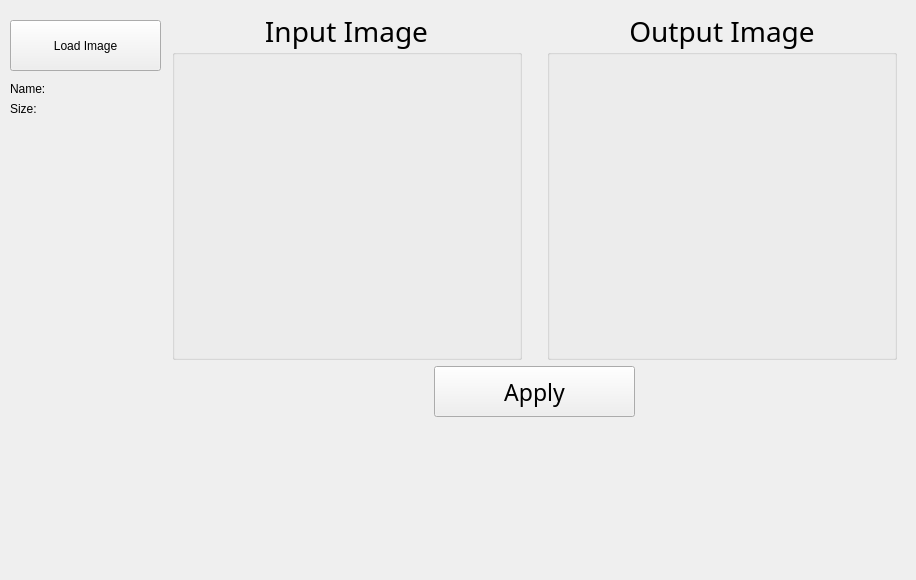
       <widget class="QWidget" name="tab">
        <attribute name="title">
         <string>SIFT</string>
        </attribute>
        <widget class="QWidget" name="gridLayoutWidget_8">
         <property name="geometry">
          <rect>
           <x>10</x>
           <y>10</y>
           <width>897</width>
           <height>561</height>
          </rect>
         </property>
         <layout class="QGridLayout" name="gridLayout_21">
          <item row="1" column="1">
           <spacer name="horizontalSpacer_20">
            <property name="orientation">
             <enum>Qt::Horizontal</enum>
            </property>
            <property name="sizeType">
             <enum>QSizePolicy::Maximum</enum>
            </property>
            <property name="sizeHint" stdset="0">
             <size>
              <width>5</width>
              <height>20</height>
             </size>
            </property>
           </spacer>
          </item>
          <item row="1" column="3">
           <spacer name="horizontalSpacer_21">
            <property name="orientation">
             <enum>Qt::Horizontal</enum>
            </property>
            <property name="sizeType">
             <enum>QSizePolicy::Maximum</enum>
            </property>
            <property name="sizeHint" stdset="0">
             <size>
              <width>10</width>
              <height>20</height>
             </size>
            </property>
           </spacer>
          </item>
          <item row="1" column="2">
           <layout class="QGridLayout" name="gridLayout_22">
            <item row="0" column="1">
             <layout class="QHBoxLayout" name="horizontalLayout_11">
              <item>
               <widget class="QGroupBox" name="groupBox_19">
                <property name="minimumSize">
                 <size>
                  <width>350</width>
                  <height>350</height>
                 </size>
                </property>
                <property name="maximumSize">
                 <size>
                  <width>350</width>
                  <height>350</height>
                 </size>
                </property>
                <property name="font">
                 <font>
                  <family>Bahnschrift</family>
                  <pointsize>21</pointsize>
                 </font>
                </property>
                <property name="title">
                 <string>Input Image</string>
                </property>
                <property name="alignment">
                 <set>Qt::AlignCenter</set>
                </property>
                <property name="flat">
                 <bool>false</bool>
                </property>
                <widget class="ImageView" name="siftInput" native="true">
                 <property name="geometry">
                  <rect>
                   <x>30</x>
                   <y>40</y>
                   <width>301</width>
                   <height>301</height>
                  </rect>
                 </property>
                 <property name="sizePolicy">
                  <sizepolicy hsizetype="Fixed" vsizetype="Fixed">
                   <horstretch>0</horstretch>
                   <verstretch>0</verstretch>
                  </sizepolicy>
                 </property>
                 <property name="minimumSize">
                  <size>
                   <width>301</width>
                   <height>301</height>
                  </size>
                 </property>
                 <property name="maximumSize">
                  <size>
                   <width>301</width>
                   <height>301</height>
                  </size>
                 </property>
                </widget>
               </widget>
              </item>
              <item>
               <spacer name="horizontalSpacer_22">
                <property name="orientation">
                 <enum>Qt::Horizontal</enum>
                </property>
                <property name="sizeHint" stdset="0">
                 <size>
                  <width>5</width>
                  <height>20</height>
                 </size>
                </property>
               </spacer>
              </item>
              <item>
               <widget class="QGroupBox" name="groupBox_20">
                <property name="sizePolicy">
                 <sizepolicy hsizetype="Fixed" vsizetype="Fixed">
                  <horstretch>0</horstretch>
                  <verstretch>0</verstretch>
                 </sizepolicy>
                </property>
                <property name="minimumSize">
                 <size>
                  <width>350</width>
                  <height>350</height>
                 </size>
                </property>
                <property name="maximumSize">
                 <size>
                  <width>350</width>
                  <height>350</height>
                 </size>
                </property>
                <property name="font">
                 <font>
                  <family>Bahnschrift</family>
                  <pointsize>21</pointsize>
                 </font>
                </property>
                <property name="title">
                 <string>Output Image</string>
                </property>
                <property name="alignment">
                 <set>Qt::AlignCenter</set>
                </property>
                <widget class="ImageView" name="siftOutput" native="true">
                 <property name="geometry">
                  <rect>
                   <x>30</x>
                   <y>40</y>
                   <width>301</width>
                   <height>301</height>
                  </rect>
                 </property>
                 <property name="sizePolicy">
                  <sizepolicy hsizetype="Fixed" vsizetype="Fixed">
                   <horstretch>0</horstretch>
                   <verstretch>0</verstretch>
                  </sizepolicy>
                 </property>
                 <property name="minimumSize">
                  <size>
                   <width>301</width>
                   <height>301</height>
                  </size>
                 </property>
                 <property name="maximumSize">
                  <size>
                   <width>301</width>
                   <height>301</height>
                  </size>
                 </property>
                </widget>
               </widget>
              </item>
             </layout>
            </item>
            <item row="2" column="1">
             <spacer name="verticalSpacer_34">
              <property name="orientation">
               <enum>Qt::Vertical</enum>
              </property>
              <property name="sizeType">
               <enum>QSizePolicy::Maximum</enum>
              </property>
              <property name="sizeHint" stdset="0">
               <size>
                <width>20</width>
                <height>201</height>
               </size>
              </property>
             </spacer>
            </item>
            <item row="1" column="1">
             <layout class="QHBoxLayout" name="horizontalLayout_12">
              <item>
               <widget class="QPushButton" name="siftApply_btn">
                <property name="minimumSize">
                 <size>
                  <width>0</width>
                  <height>51</height>
                 </size>
                </property>
                <property name="maximumSize">
                 <size>
                  <width>201</width>
                  <height>16777215</height>
                 </size>
                </property>
                <property name="font">
                 <font>
                  <family>Bahnschrift</family>
                  <pointsize>17</pointsize>
                 </font>
                </property>
                <property name="text">
                 <string>Apply</string>
                </property>
               </widget>
              </item>
             </layout>
            </item>
           </layout>
          </item>
          <item row="1" column="0">
           <layout class="QGridLayout" name="gridLayout_23">
            <item row="8" column="0">
             <spacer name="verticalSpacer_35">
              <property name="orientation">
               <enum>Qt::Vertical</enum>
              </property>
              <property name="sizeType">
               <enum>QSizePolicy::Expanding</enum>
              </property>
              <property name="sizeHint" stdset="0">
               <size>
                <width>1</width>
                <height>5</height>
               </size>
              </property>
             </spacer>
            </item>
            <item row="2" column="0">
             <spacer name="verticalSpacer2_6">
              <property name="orientation">
               <enum>Qt::Vertical</enum>
              </property>
              <property name="sizeType">
               <enum>QSizePolicy::Maximum</enum>
              </property>
              <property name="sizeHint" stdset="0">
               <size>
                <width>1</width>
                <height>5</height>
               </size>
              </property>
             </spacer>
            </item>
            <item row="0" column="0">
             <spacer name="verticalSpacer_36">
              <property name="orientation">
               <enum>Qt::Vertical</enum>
              </property>
              <property name="sizeType">
               <enum>QSizePolicy::Maximum</enum>
              </property>
              <property name="sizeHint" stdset="0">
               <size>
                <width>1</width>
                <height>10</height>
               </size>
              </property>
             </spacer>
            </item>
            <item row="3" column="0">
             <layout class="QVBoxLayout" name="verticalLayout_25">
              <item>
               <widget class="QLabel" name="siftInputName">
                <property name="text">
                 <string>Name:</string>
                </property>
               </widget>
              </item>
              <item>
               <widget class="QLabel" name="siftInputSize">
                <property name="text">
                 <string>Size:</string>
                </property>
               </widget>
              </item>
             </layout>
            </item>
            <item row="1" column="0">
             <widget class="QPushButton" name="siftLoader">
              <property name="sizePolicy">
               <sizepolicy hsizetype="MinimumExpanding" vsizetype="MinimumExpanding">
                <horstretch>0</horstretch>
                <verstretch>0</verstretch>
               </sizepolicy>
              </property>
              <property name="maximumSize">
               <size>
                <width>151</width>
                <height>51</height>
               </size>
              </property>
              <property name="text">
               <string>Load Image</string>
              </property>
             </widget>
            </item>
           </layout>
          </item>
         </layout>
        </widget>
       </widget>
